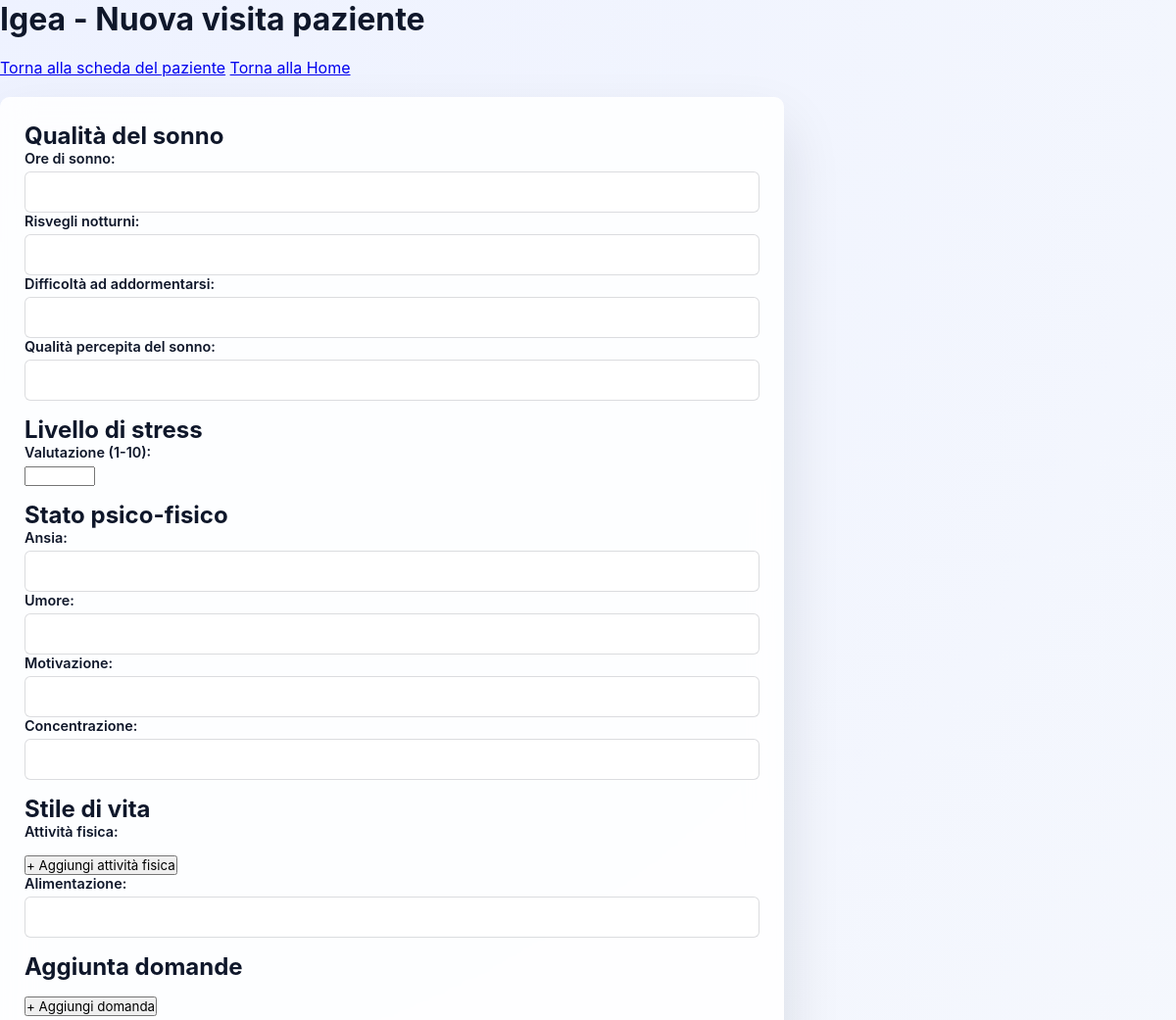
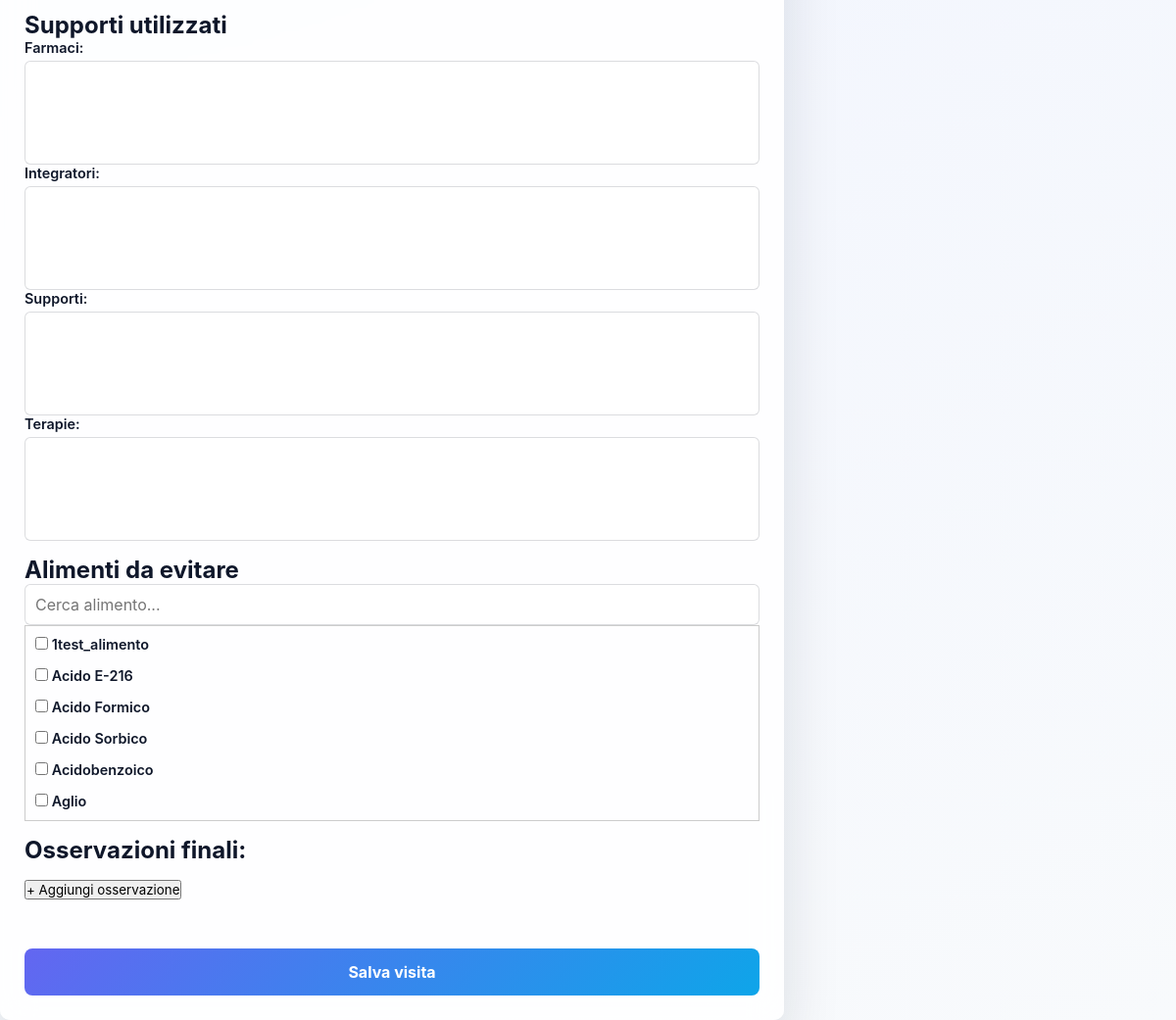
Page /nuova_visita.php?id=1 on the committed database (2 pictures, top to bottom).
### tables this page shows
CREATE TABLE `alimenti` (
  `id` int(11) NOT NULL,
  `nome` varchar(50) NOT NULL
);

### nuova_visita.php (the view, shortened to what this page needs)
<?php
$conn = new mysqli("localhost", "root", "", "terranova");
$id_paziente = intval($_GET["id"]);
$alimenti = [];
$result = $conn->query("SELECT id, nome FROM alimenti ORDER BY nome ASC");
if ($result) {
    while ($row = $result->fetch_assoc()) {
        $alimenti[] = $row;
    }
}
?>
<!DOCTYPE html>
<html lang="it">
<head>
    <link rel="stylesheet" href="style.css">
</head>
<body>
<h1>Igea - Nuova visita paziente</h1>
<br>
<div class="top-links">
    <a href="scheda_paziente.php?id=<?php echo $id_paziente; ?>" class="btn-top">Torna alla scheda del paziente</a>
    <a href="index.php" class="btn-top">Torna alla Home</a>
</div>
<form method="POST" action="nuova_visita.php?id=<?php echo $id_paziente; ?>">
    <div>
        <h2>Qualità del sonno</h2>
        <label for="ore_sonno">Ore di sonno:</label>
        <input type="text" id="ore_sonno" name="ore_sonno">
        <br>
        <label for="risvegli_notturni">Risvegli notturni:</label>
        <input type="text" id="risvegli_notturni" name="risvegli_notturni">
        <br>
        <label for="difficolta_sonno">Difficoltà ad addormentarsi:</label>
        <input type="text" id="difficolta_sonno" name="difficolta_sonno">
        <br>
        <label for="qualita_sonno">Qualità percepita del sonno:</label>
        <input type="text" id="qualita_sonno" name="qualita_sonno">
    </div>
    <div>
        <h2>Livello di stress</h2>
        <label for="livello_stress">Valutazione (1-10):</label>
        <input type="number" id="livello_stress" name="livello_stress" min="1" max="10">
    </div>
    <div>
        <h2>Stato psico-fisico</h2>
        <label for="ansia">Ansia:</label>
        <input type="text" id="ansia" name="ansia">
        <br>
        <label for="umore">Umore:</label>
        <input type="text" id="umore" name="umore">
        <br>
        <label for="motivazione">Motivazione:</label>
        <input type="text" id="motivazione" name="motivazione">
        <br>
        <label for="concentrazione">Concentrazione:</label>
        <input type="text" id="concentrazione" name="concentrazione">
    </div>
    <div>
        <h2>Stile di vita</h2>
        <label for="attivita_fisica">Attività fisica:</label>
        <button type="button" onclick="aggiungiAttivitaFisica()">+ Aggiungi attività fisica</button>
        <br>
        <label for="alimentazione">Alimentazione:</label>
        <input type="text" id="alimentazione" name="alimentazione">
    </div>
    <div>
        <h2>Aggiunta domande</h2>
        <button type="button" onclick="aggiungiDomanda()">+ Aggiungi domanda</button>
    </div>
    <div>
        <h2>Supporti utilizzati</h2>
        <label for="farmaci">Farmaci:</label>
        <select name="farmaci[]" id="farmaci" multiple>
        </select>
        <br>
        <label for="integratori">Integratori:</label>
        <select name="integratori[]" id="integratori" multiple>
        </select>
        <br>
        <label for="supporti">Supporti:</label>
        <select name="supporti[]" id="supporti" multiple>
        </select>
        <br>
        <label for="terapie">Terapie:</label>
        <select name="terapie[]" id="terapie" multiple>
        </select>
    </div>
    <div>
        <h2>Alimenti da evitare</h2>
        <input type="text" id="cercaAlimento" placeholder="Cerca alimento..." onkeyup="filtraAlimenti()">
        <div id="listaAlimenti" style="max-height:200px; overflow-y:auto; border:1px solid #ccc; padding:10px;">
            <?php foreach ($alimenti as $alimento): ?>
                <div class="alimento-item">
                    <label>
                        <input type="checkbox" name="alimenti_evitat[]" value="<?php echo $alimento['id']; ?>">
                        <?php echo htmlspecialchars($alimento['nome']); ?>
                    </label>
                </div>
            <?php endforeach; ?>
        </div>
    </div>
    <div>
        <h2>Osservazioni finali:</h2>
        <button type="button" onclick="aggiungiOsservazione()">+ Aggiungi osservazione</button>
    </div>
    <br>
    <button type="submit">Salva visita</button>
</form>
</body>
</html>

### style.css (style rules this page uses)
* { margin: 0; padding: 0; box-sizing: border-box; font-family: "Inter", system-ui, -apple-system, BlinkMacSystemFont, sans-serif; }
body { min-height: 100vh; background: radial-gradient(circle at top left, #eef2ff, #f8fafc); color: #0f172a; }
button[type="submit"] { display: inline-block; width: 100%; margin-top: 15px; background: linear-gradient(135deg, #6366f1, #0ea5e9); color: white; border: none; padding: 14px; border-radius: 8px; font-size: 1rem; font-weight: 700; cursor: pointer; transition: transform 0.2s ease, box-shadow 0.2s ease; }
form { background: rgba(255,255,255,0.85); backdrop-filter: blur(16px); border-radius: 10px; padding: 25px; box-shadow: 0 30px 60px rgba(15,23,42,0.12), inset 0 1px 0 rgba(255,255,255,0.4); max-width: 800px; margin-top: 20px; }
form div { margin-bottom: 15px; }
label { display: block; margin-bottom: 5px; font-weight: 600; color: #0f172a; font-size: 0.9rem; }
input[type="text"], input[type="date"], input[type="email"], input[type="tel"], select { width: 100%; padding: 10px; border-radius: 6px; border: 1px solid rgba(15,23,42,0.15); background: rgba(255,255,255,0.7); font-size: 1rem; box-sizing: border-box; transition: border-color 0.2s, box-shadow 0.2s; }

### rows in the picture
alimenti: nome "1test_alimento"
alimenti: nome "Acido E-216"
alimenti: nome "Acido Formico"
alimenti: nome "Acido Sorbico"
alimenti: nome "Acidobenzoico"
alimenti: nome "Aglio"
